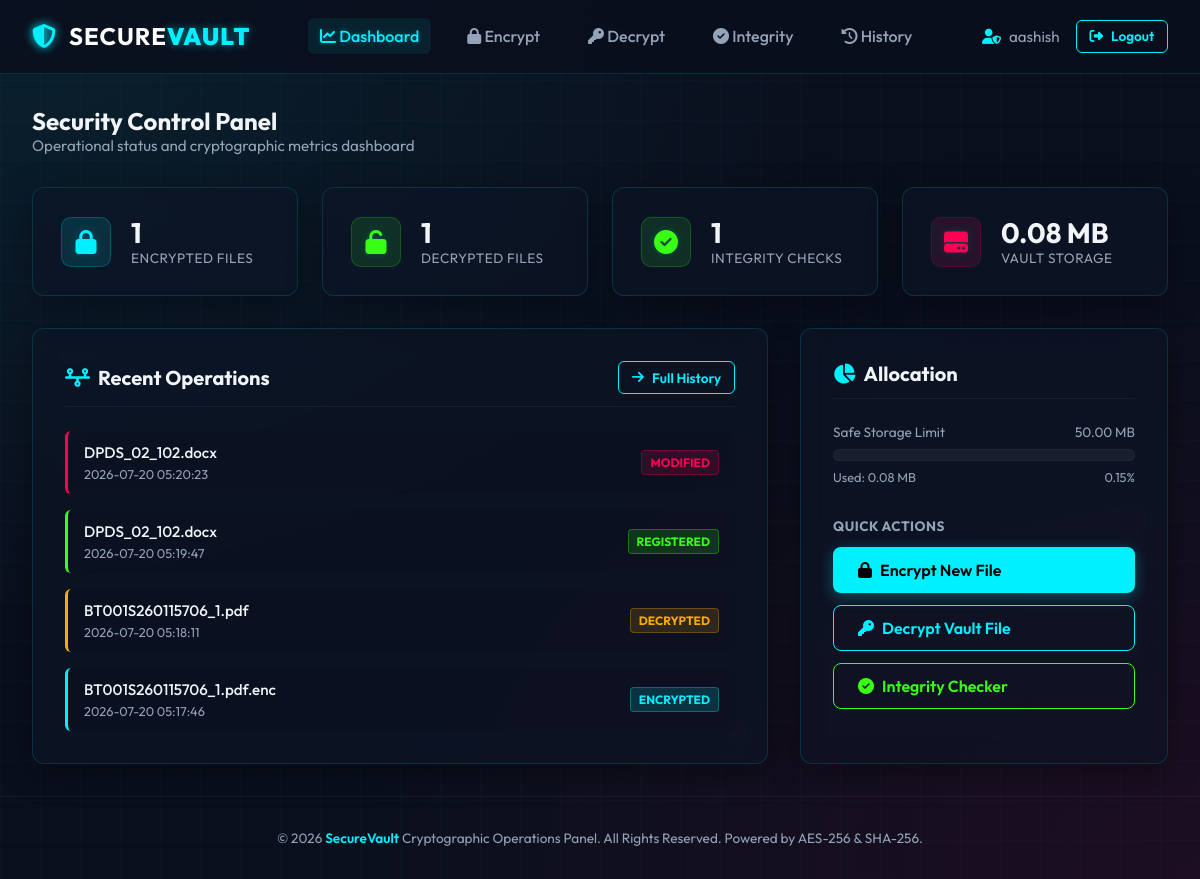
/dashboard (signed in), run on the app's committed database.
### tables this page shows
CREATE TABLE file_history (
            id INTEGER PRIMARY KEY AUTOINCREMENT,
            user_id INTEGER NOT NULL,
            filename TEXT NOT NULL,
            file_size INTEGER NOT NULL,
            sha256_hash TEXT NOT NULL,
            operation TEXT NOT NULL,
            timestamp TIMESTAMP DEFAULT CURRENT_TIMESTAMP,
            FOREIGN KEY(user_id) REFERENCES users(id) ON DELETE CASCADE
        );

### app.py (the view)
@app.route('/dashboard')
@login_required
def dashboard():
    user_id = session['user_id']
    stats = models.get_dashboard_stats(user_id)
    return render_template('dashboard.html', stats=stats)

### auth.py (called while the page is built)
def login_required(f):
    @wraps(f)
    def decorated_function(*args, **kwargs):
        if 'user_id' not in session:
            flash("Authentication required. Please log in first.", "warning")
            return redirect(url_for('auth.login'))
        return f(*args, **kwargs)
    return decorated_function

### database.py (called while the page is built)
def get_db_connection():
    conn = sqlite3.connect(DATABASE_PATH)
    conn.row_factory = sqlite3.Row
    conn.execute("PRAGMA foreign_keys = ON;")
    return conn

### templates/dashboard.html (shortened to what this page needs)
{% extends 'base.html' %}
{% block content %}
<div style="margin-bottom: 2rem;">
    <h2>Security Control Panel</h2>
    <p style="color: var(--text-muted); font-size: 0.95rem;">Operational status and cryptographic metrics dashboard</p>
</div>
<div class="dashboard-grid">
    <div class="glass-panel stat-card">
        <div class="stat-icon">
            <i class="fa-solid fa-lock"></i>
        </div>
        <div class="stat-info">
            <span class="stat-val">{{ stats.total_encrypted }}</span>
            <span class="stat-lbl">Encrypted Files</span>
        </div>
    </div>
    <div class="glass-panel stat-card">
        <div class="stat-icon green">
            <i class="fa-solid fa-unlock"></i>
        </div>
        <div class="stat-info">
            <span class="stat-val">{{ stats.total_decrypted }}</span>
            <span class="stat-lbl">Decrypted Files</span>
        </div>
    </div>
    <div class="glass-panel stat-card">
        <div class="stat-icon green">
            <i class="fa-solid fa-circle-check"></i>
        </div>
        <div class="stat-info">
            <span class="stat-val">{{ stats.total_integrity_checks }}</span>
            <span class="stat-lbl">Integrity Checks</span>
        </div>
    </div>
    <div class="glass-panel stat-card">
        <div class="stat-icon red">
            <i class="fa-solid fa-hard-drive"></i>
        </div>
        <div class="stat-info">
            {% set storage_mb = stats.storage_bytes / (1024 * 1024) %}
            <span class="stat-val">{{ "%.2f"|format(storage_mb) }} MB</span>
            <span class="stat-lbl">Vault Storage</span>
        </div>
    </div>
</div>
<div class="dashboard-main">
    <div class="glass-panel dashboard-panel">
        <div class="panel-header">
            <h3 class="panel-title"><i class="fa-solid fa-timeline" style="color: var(--accent-cyan);"></i> Recent Operations</h3>
            <a href="{{ url_for('history') }}" class="btn btn-outline btn-small"><i class="fa-solid fa-arrow-right"></i> Full History</a>
        </div>
        {% if stats.recent_activity %}
            <ul class="activity-list">
                {% for act in stats.recent_activity %}
                    {% set clean_op = act.operation|lower|replace('_', '-') %}
                    <li class="activity-item {{ clean_op }}">
                        <div class="activity-info">
                            <span class="activity-name">{{ act.filename }}</span>
                            <span class="activity-date">{{ act.timestamp }}</span>
                        </div>
                        <div>
                            {% if act.operation == 'ENCRYPT' %}
                                <span class="badge badge-encrypt">Encrypted</span>
                            {% elif act.operation == 'DECRYPT' %}
                                <span class="badge badge-decrypt">Decrypted</span>
                            {% elif act.operation == 'REGISTER_HASH' %}
                                <span class="badge badge-register-hash">Registered</span>
                            {% elif act.operation == 'VERIFY_SUCCESS' %}
                                <span class="badge badge-verify-success">Verified OK</span>
                            {% elif act.operation == 'VERIFY_FAIL' %}
                                <span class="badge badge-verify-fail">MODIFIED</span>
                            {% endif %}
                        </div>
                    </li>
                {% endfor %}
            </ul>
        {% endif %}
    </div>
    <div class="glass-panel dashboard-panel" style="min-height: auto;">
        <div class="panel-header">
            <h3 class="panel-title"><i class="fa-solid fa-chart-pie" style="color: var(--accent-cyan);"></i> Allocation</h3>
        </div>
        <div class="storage-bar-wrapper">
            <div class="storage-details">
                <span>Safe Storage Limit</span>
                <span>50.00 MB</span>
            </div>
            {% set pct = (stats.storage_bytes / (50 * 1024 * 1024)) * 100 %}
            <div class="storage-progress">
            </div>
            <div class="storage-details" style="margin-top: 0.5rem; font-size: 0.8rem;">
                <span>Used: {{ "%.2f"|format(stats.storage_bytes / (1024 * 1024)) }} MB</span>
                <span>{{ "%.2f"|format(pct) }}%</span>
            </div>
        </div>
        <div style="margin-top: 2rem; display: flex; flex-direction: column; gap: 0.75rem;">
            <p style="font-size: 0.85rem; text-transform: uppercase; color: var(--text-muted); font-weight: 700; letter-spacing: 0.5px;">Quick Actions</p>
            <a href="{{ url_for('encrypt') }}" class="btn btn-cyan" style="justify-content: flex-start;">
                <i class="fa-solid fa-lock"></i> Encrypt New File
            </a>
            <a href="{{ url_for('decrypt') }}" class="btn btn-outline" style="justify-content: flex-start;">
                <i class="fa-solid fa-key"></i> Decrypt Vault File
            </a>
            <a href="{{ url_for('verify') }}" class="btn btn-outline" style="justify-content: flex-start; border-color: var(--accent-green); color: var(--accent-green);">
                <i class="fa-solid fa-circle-check"></i> Integrity Checker
            </a>
        </div>
    </div>
</div>
{% endblock %}

### templates/base.html (shortened to what this page needs)
<!DOCTYPE html>
<html lang="en">
<head>
    <link rel="stylesheet" href="https://cdnjs.cloudflare.com/ajax/libs/font-awesome/6.4.0/css/all.min.css">
    <link rel="stylesheet" href="{{ url_for('static', filename='css/style.css') }}">
</head>
<body>
    <nav class="navbar">
        <a href="{{ url_for('index') }}" class="brand">
            <div class="brand-icon">
                <i class="fa-solid fa-shield-halved"></i>
            </div>
            <div class="brand-text">
                SECURE<span>VAULT</span>
            </div>
        </a>
        <ul class="nav-links">
            {% if session.get('user_id') %}
                <li class="nav-item {% if request.endpoint == 'dashboard' %}active{% endif %}">
                    <a href="{{ url_for('dashboard') }}"><i class="fa-solid fa-chart-line"></i> Dashboard</a>
                </li>
                <li class="nav-item {% if request.endpoint == 'encrypt' %}active{% endif %}">
                    <a href="{{ url_for('encrypt') }}"><i class="fa-solid fa-lock"></i> Encrypt</a>
                </li>
                <li class="nav-item {% if request.endpoint == 'decrypt' %}active{% endif %}">
                    <a href="{{ url_for('decrypt') }}"><i class="fa-solid fa-key"></i> Decrypt</a>
                </li>
                <li class="nav-item {% if request.endpoint == 'verify' %}active{% endif %}">
                    <a href="{{ url_for('verify') }}"><i class="fa-solid fa-circle-check"></i> Integrity</a>
                </li>
                <li class="nav-item {% if request.endpoint == 'history' %}active{% endif %}">
                    <a href="{{ url_for('history') }}"><i class="fa-solid fa-clock-rotate-left"></i> History</a>
                </li>
            {% else %}
                <li class="nav-item {% if request.endpoint == 'index' %}active{% endif %}">
                    <a href="{{ url_for('index') }}"><i class="fa-solid fa-house"></i> Home</a>
                </li>
            {% endif %}
        </ul>
        <div class="nav-auth">
            {% if session.get('user_id') %}
                <span style="color: var(--text-muted); font-size: 0.95rem; display: flex; align-items: center; gap: 0.5rem;">
                    <i class="fa-solid fa-user-shield" style="color: var(--accent-cyan);"></i> {{ session.get('username') }}
                </span>
                <a href="{{ url_for('auth.logout') }}" class="btn btn-outline btn-small"><i class="fa-solid fa-right-from-bracket"></i> Logout</a>
            {% else %}
                <a href="{{ url_for('auth.login') }}" class="btn btn-outline btn-small"><i class="fa-solid fa-right-to-bracket"></i> Login</a>
                <a href="{{ url_for('auth.register') }}" class="btn btn-cyan btn-small"><i class="fa-solid fa-user-plus"></i> Register</a>
            {% endif %}
        </div>
    </nav>
    <main class="container">
        {% block content %}{% endblock %}
    </main>
    <footer class="footer">
        <p>&copy; 2026 <span>SecureVault</span> Cryptographic Operations Panel. All Rights Reserved. Powered by AES-256 & SHA-256.</p>
    </footer>
</body>
</html>

### data on the page
file_history: filename "DPDS_02_102.docx", timestamp "2026-07-20 05:20:23", operation "MODIFIED"
file_history: filename "DPDS_02_102.docx", timestamp "2026-07-20 05:19:47", operation "REGISTERED"
file_history: filename "BT001S260115706_1.pdf", timestamp "2026-07-20 05:18:11", operation "DECRYPTED"
file_history: filename "BT001S260115706_1.pdf.enc", timestamp "2026-07-20 05:17:46", operation "ENCRYPTED"

### other printed values
{{ session.get('username') }} "aashish"
{{ stats.total_encrypted }} "1"
{{ stats.total_decrypted }} "1"
{{ stats.total_integrity_checks }} "1"
{{ "%.2f"|format(storage_mb) }} "0.08"
{{ "%.2f"|format(stats.storage_bytes / (1024 * 1024)) }} "0.08"
{{ "%.2f"|format(pct) }} "0.15"
